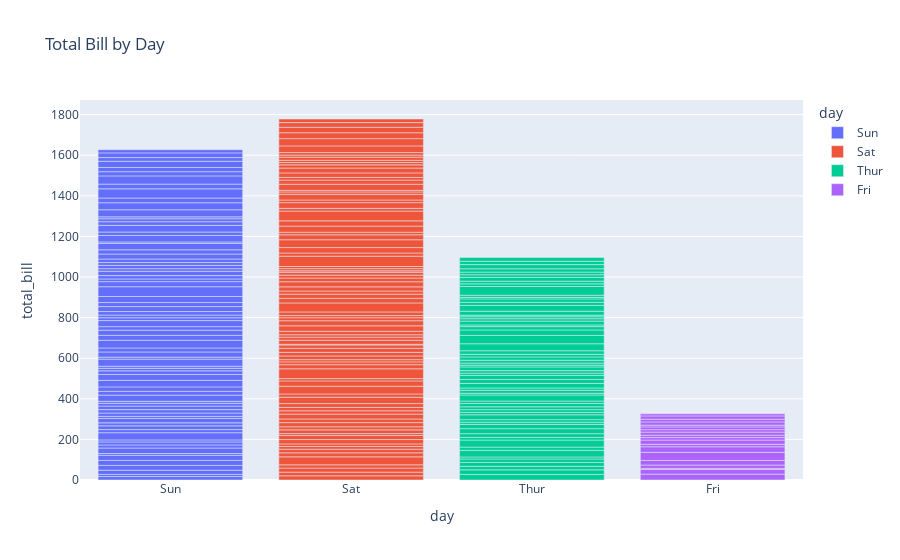

Notebook cell for this chart:
### Code cell
px.bar(tips, x = 'day' , y = 'total_bill' , color = 'day' , title ='Total Bill by Day')

### Figure 1 — Plotly figure (JSON) as saved in the notebook; plotly's stock layout.template omitted (floating-point values rounded to 4 significant figures)
{"data": [{"hovertemplate": "day=%{x}<br>total_bill=%{y}<extra></extra>", "legendgroup": "Sun", "marker": {"color": "#636efa", "pattern": {"shape": ""}}, "name": "Sun", "orientation": "v", "showlegend": true, "textposition": "auto", "type": "bar", "x": ["Sun", "Sun", "Sun", "Sun", "Sun", "Sun", "Sun", "Sun", "Sun", "Sun", "Sun", "Sun", "Sun", "Sun", "Sun", "Sun", "Sun", "Sun", "Sun", "Sun", "Sun", "Sun", "Sun", "Sun", "Sun", "Sun", "Sun", "Sun", "Sun", "Sun", "Sun", "Sun", "Sun", "Sun", "Sun", "Sun", "Sun", "Sun", "Sun", "Sun", "Sun", "Sun", "Sun", "Sun", "Sun", "Sun", "Sun", "Sun", "Sun", "Sun", "Sun", "Sun", "Sun", "Sun", "Sun", "Sun", "Sun", "Sun", "Sun", "Sun", "Sun", "Sun", "Sun", "Sun", "Sun", "Sun", "Sun", "Sun", "Sun", "Sun", "Sun", "Sun", "Sun", "Sun", "Sun", "Sun"], "xaxis": "x", "y": [16.99, 10.34, 21.01, 23.68, 24.59, 25.29, 8.77, 26.88, 15.04, 14.78, 10.27, 35.26, 15.42, 18.43, 14.83, 21.58, 10.33, 16.29, 16.97, 17.46, 13.94, 9.68, 30.4, 18.29, 22.23, 32.4, 28.55, 18.04, 12.54, 10.29, 34.81, 9.94, 25.56, 19.49, 38.07, 23.95, 25.71, 17.31, 29.93, 14.07, 13.13, 17.26, 24.55, 19.77, 29.85, 48.17, 25.0, 13.39, 16.49, 21.5, 12.66, 16.21, 13.81, 17.51, 24.52, 20.76, 31.71, 7.25, 31.85, 16.82, 32.9, 17.89, 14.48, 9.6, 34.63, 34.65, 23.33, 45.35, 23.17, 40.55, 20.69, 20.9, 30.46, 18.15, 23.1, 15.69], "yaxis": "y"}, {"hovertemplate": "day=%{x}<br>total_bill=%{y}<extra></extra>", "legendgroup": "Sat", "marker": {"color": "#EF553B", "pattern": {"shape": ""}}, "name": "Sat", "orientation": "v", "showlegend": true, "textposition": "auto", "type": "bar", "x": ["Sat", "Sat", "Sat", "Sat", "Sat", "Sat", "Sat", "Sat", "Sat", "Sat", "Sat", "Sat", "Sat", "Sat", "Sat", "Sat", "Sat", "Sat", "Sat", "Sat", "Sat", "Sat", "Sat", "Sat", "Sat", "Sat", "Sat", "Sat", "Sat", "Sat", "Sat", "Sat", "Sat", "Sat", "Sat", "Sat", "Sat", "Sat", "Sat", "Sat", "Sat", "Sat", "Sat", "Sat", "Sat", "Sat", "Sat", "Sat", "Sat", "Sat", "Sat", "Sat", "Sat", "Sat", "Sat", "Sat", "Sat", "Sat", "Sat", "Sat", "Sat", "Sat", "Sat", "Sat", "Sat", "Sat", "Sat", "Sat", "Sat", "Sat", "Sat", "Sat", "Sat", "Sat", "Sat", "Sat", "Sat", "Sat", "Sat", "Sat", "Sat", "Sat", "Sat", "Sat", "Sat", "Sat", "Sat"], "xaxis": "x", "y": [20.65, 17.92, 20.29, 15.77, 39.42, 19.82, 17.81, 13.37, 12.69, 21.7, 19.65, 9.55, 18.35, 15.06, 20.69, 17.78, 24.06, 16.31, 16.93, 18.69, 31.27, 16.04, 38.01, 26.41, 11.24, 48.27, 20.29, 13.81, 11.02, 18.29, 17.59, 20.08, 16.45, 3.07, 20.23, 15.01, 12.02, 17.07, 26.86, 25.28, 14.73, 10.51, 17.92, 44.3, 22.42, 20.92, 15.36, 20.49, 25.21, 18.24, 14.31, 14.0, 7.25, 10.59, 10.63, 50.81, 15.81, 26.59, 38.73, 24.27, 12.76, 30.06, 25.89, 48.33, 13.27, 28.17, 12.9, 28.15, 11.59, 7.74, 30.14, 20.45, 13.28, 22.12, 24.01, 15.69, 11.61, 10.77, 15.53, 10.07, 12.6, 32.83, 35.83, 29.03, 27.18, 22.67, 17.82], "yaxis": "y"}, {"hovertemplate": "day=%{x}<br>total_bill=%{y}<extra></extra>", "legendgroup": "Thur", "marker": {"color": "#00cc96", "pattern": {"shape": ""}}, "name": "Thur", "orientation": "v", "showlegend": true, "textposition": "auto", "type": "bar", "x": ["Thur", "Thur", "Thur", "Thur", "Thur", "Thur", "Thur", "Thur", "Thur", "Thur", "Thur", "Thur", "Thur", "Thur", "Thur", "Thur", "Thur", "Thur", "Thur", "Thur", "Thur", "Thur", "Thur", "Thur", "Thur", "Thur", "Thur", "Thur", "Thur", "Thur", "Thur", "Thur", "Thur", "Thur", "Thur", "Thur", "Thur", "Thur", "Thur", "Thur", "Thur", "Thur", "Thur", "Thur", "Thur", "Thur", "Thur", "Thur", "Thur", "Thur", "Thur", "Thur", "Thur", "Thur", "Thur", "Thur", "Thur", "Thur", "Thur", "Thur", "Thur", "Thur"], "xaxis": "x", "y": [27.2, 22.76, 17.29, 19.44, 16.66, 10.07, 32.68, 15.98, 34.83, 13.03, 18.28, 24.71, 21.16, 10.65, 12.43, 24.08, 11.69, 13.42, 14.26, 15.95, 12.48, 29.8, 8.52, 14.52, 11.38, 22.82, 19.08, 20.27, 11.17, 12.26, 18.26, 8.51, 10.33, 14.15, 16.0, 13.16, 17.47, 34.3, 41.19, 27.05, 16.43, 8.35, 18.64, 11.87, 9.78, 7.51, 19.81, 28.44, 15.48, 16.58, 7.56, 10.34, 43.11, 13.0, 13.51, 18.71, 12.74, 13.0, 16.4, 20.53, 16.47, 18.78], "yaxis": "y"}, {"hovertemplate": "day=%{x}<br>total_bill=%{y}<extra></extra>", "legendgroup": "Fri", "marker": {"color": "#ab63fa", "pattern": {"shape": ""}}, "name": "Fri", "orientation": "v", "showlegend": true, "textposition": "auto", "type": "bar", "x": ["Fri", "Fri", "Fri", "Fri", "Fri", "Fri", "Fri", "Fri", "Fri", "Fri", "Fri", "Fri", "Fri", "Fri", "Fri", "Fri", "Fri", "Fri", "Fri"], "xaxis": "x", "y": [28.97, 22.49, 5.75, 16.32, 22.75, 40.17, 27.28, 12.03, 21.01, 12.46, 11.35, 15.38, 12.16, 13.42, 8.58, 15.98, 13.42, 16.27, 10.09], "yaxis": "y"}], "layout": {"barmode": "relative", "legend": {"title": {"text": "day"}, "tracegroupgap": 0}, "title": {"text": "Total Bill by Day"}, "xaxis": {"anchor": "y", "categoryarray": ["Sun", "Sat", "Thur", "Fri"], "categoryorder": "array", "domain": [0, 1], "title": {"text": "day"}}, "yaxis": {"anchor": "x", "domain": [0, 1], "title": {"text": "total_bill"}}}}
